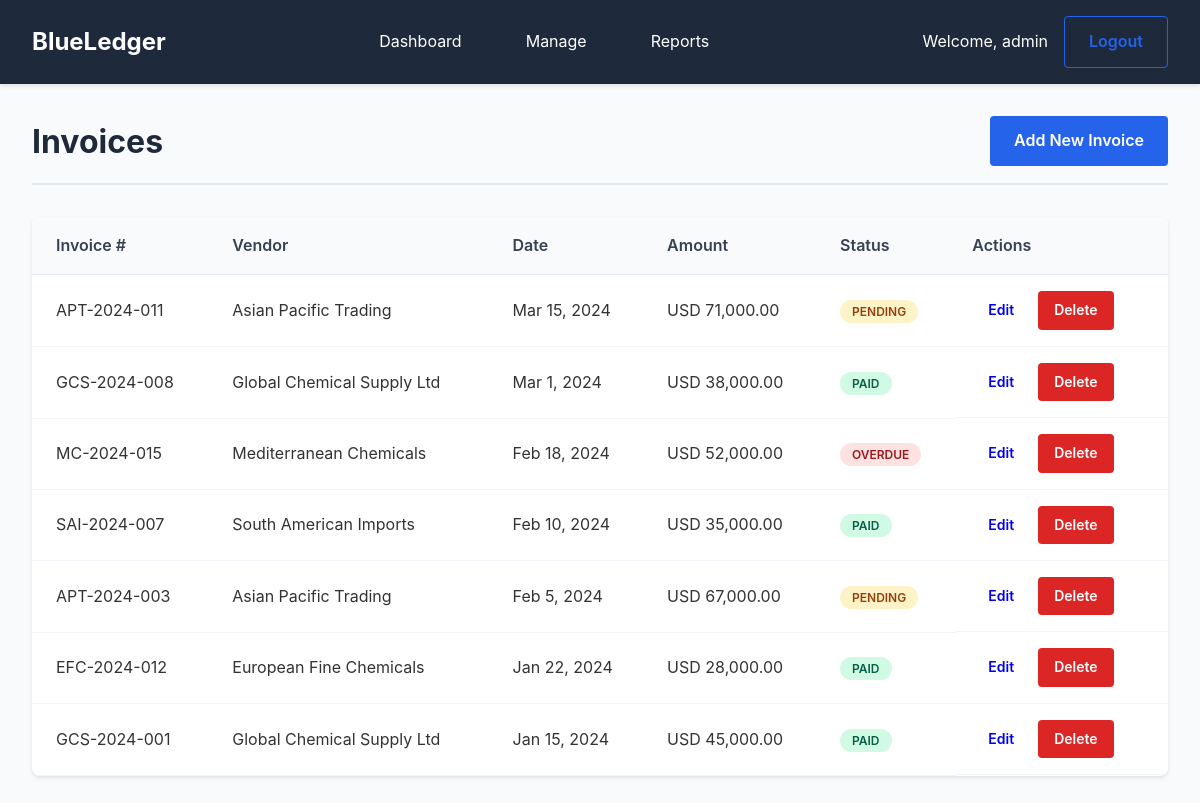
The page /invoices/index.php (signed in) on the database its author committed.
### tables this page shows
CREATE TABLE invoices (
    id INT AUTO_INCREMENT PRIMARY KEY,
    vendor_id INT,
    invoice_number VARCHAR(50) NOT NULL,
    invoice_date DATE NOT NULL,
    total_amount DECIMAL(15,2) NOT NULL,
    currency VARCHAR(3) DEFAULT 'USD',
    status ENUM('pending', 'paid', 'overdue') DEFAULT 'pending',
    notes TEXT,
    created_at TIMESTAMP DEFAULT CURRENT_TIMESTAMP,
    FOREIGN KEY (vendor_id) REFERENCES vendors(id) ON DELETE SET NULL
);

CREATE TABLE vendors (
    id INT AUTO_INCREMENT PRIMARY KEY,
    name VARCHAR(100) NOT NULL,
    contact_person VARCHAR(100),
    email VARCHAR(100),
    phone VARCHAR(20),
    address TEXT,
    country VARCHAR(50),
    created_at TIMESTAMP DEFAULT CURRENT_TIMESTAMP
);

### includes/functions.php (called while the page is built, shortened)
<?php
function formatCurrency($amount, $currency = 'USD') {
    return $currency . ' ' . number_format($amount, 2);
}
function formatDate($date) {
    return date('M j, Y', strtotime($date));
}
function sanitizeOutput($string) {
    return htmlspecialchars($string, ENT_QUOTES, 'UTF-8');
}
?>

### public/invoices/index.php (the view, shortened to what this page needs)
<?php
require_once '../../includes/functions.php';
$db = (new Database())->getConnection();
$stmt = $db->query("
    SELECT i.*, v.name as vendor_name
    FROM invoices i
    LEFT JOIN vendors v ON i.vendor_id = v.id
    ORDER BY i.invoice_date DESC
");
$invoices = $stmt->fetchAll(PDO::FETCH_ASSOC);
?>
<!DOCTYPE html>
<html lang="en">
<head>
    <link href="../assets/css/style.css" rel="stylesheet">
</head>
<body>
    <?php include '../includes/header.php'; ?>
    <div class="container">
        <div class="page-header">
            <h1>Invoices</h1>
            <a href="add.php" class="btn btn-primary">Add New Invoice</a>
        </div>
        <div class="table-container">
            <table class="data-table">
                <thead>
                    <tr>
                        <th>Invoice #</th>
                        <th>Vendor</th>
                        <th>Date</th>
                        <th>Amount</th>
                        <th>Status</th>
                        <th>Actions</th>
                    </tr>
                </thead>
                <tbody>
                    <?php foreach ($invoices as $invoice): ?>
                        <tr>
                            <td><?php echo sanitizeOutput($invoice['invoice_number']); ?></td>
                            <td><?php echo sanitizeOutput($invoice['vendor_name']); ?></td>
                            <td><?php echo formatDate($invoice['invoice_date']); ?></td>
                            <td><?php echo formatCurrency($invoice['total_amount'], $invoice['currency']); ?></td>
                            <td>
                                <span class="status status-<?php echo $invoice['status']; ?>">
                                    <?php echo ucfirst($invoice['status']); ?>
                                </span>
                            </td>
                            <td class="actions">
                                <a href="edit.php?id=<?php echo $invoice['id']; ?>" class="btn btn-sm">Edit</a>
                                <a href="delete.php?id=<?php echo $invoice['id']; ?>" class="btn btn-sm btn-danger" onclick="return confirm('Are you sure?')">Delete</a>
                            </td>
                        </tr>
                    <?php endforeach; ?>
                </tbody>
            </table>
        </div>
    </div>
</body>
</html>

### public/includes/header.php (shortened to what this page needs)
<header class="main-header">
    <nav class="navbar">
        <div class="nav-brand">
            <a href="dashboard.php"><?php echo SITE_NAME; ?></a>
        </div>
        <ul class="nav-menu">
            <li><a href="dashboard.php">Dashboard</a></li>
            <li class="dropdown">
                <a href="#" class="dropdown-toggle">Manage</a>
            </li>
            <li><a href="reports/">Reports</a></li>
        </ul>
        <div class="nav-user">
            <span>Welcome, <?php echo sanitizeOutput($_SESSION['username']); ?></span>
            <a href="logout.php" class="btn btn-outline">Logout</a>
        </div>
    </nav>
</header>

### public/assets/css/style.css (style rules this page uses)
* { margin: 0; padding: 0; box-sizing: border-box; }
body { font-family: -apple-system, BlinkMacSystemFont, 'Segoe UI', system-ui, sans-serif; line-height: 1.6; color: #333; background-color: #f8fafc; }
.main-header { background: #1e293b; color: white; padding: 0; box-shadow: 0 2px 4px rgba(0,0,0,0.1); }
.navbar { display: flex; align-items: center; justify-content: space-between; padding: 1rem 2rem; max-width: 1200px; margin: 0 auto; }
.nav-brand a { color: white; text-decoration: none; font-size: 1.5rem; font-weight: bold; }
.nav-menu { display: flex; list-style: none; gap: 2rem; }
.nav-menu a { color: white; text-decoration: none; padding: 0.5rem 1rem; border-radius: 4px; transition: background-color 0.2s; }
.dropdown { position: relative; }
.nav-user { display: flex; align-items: center; gap: 1rem; }
.container { max-width: 1200px; margin: 2rem auto; padding: 0 2rem; }
.page-header { display: flex; justify-content: space-between; align-items: center; margin-bottom: 2rem; padding-bottom: 1rem; border-bottom: 2px solid #e2e8f0; }
.page-header h1 { color: #1e293b; font-size: 2rem; }
.table-container { background: white; border-radius: 8px; overflow: hidden; box-shadow: 0 2px 4px rgba(0,0,0,0.1); }
.data-table { width: 100%; border-collapse: collapse; }
.data-table th { background: #f8fafc; padding: 1rem; text-align: left; font-weight: 600; color: #374151; border-bottom: 1px solid #e2e8f0; }
.data-table td { padding: 1rem; border-bottom: 1px solid #f1f5f9; }
.actions { display: flex; gap: 0.5rem; }
.btn { display: inline-block; padding: 0.75rem 1.5rem; border: none; border-radius: 4px; text-decoration: none; font-size: 1rem; font-weight: 600; cursor: pointer; transition: all 0.2s; text-align: center; }
.btn-primary { background: #2563eb; color: white; }
.btn-outline { background: transparent; color: #2563eb; border: 1px solid #2563eb; }
.btn-danger { background: #dc2626; color: white; }
.btn-sm { padding: 0.5rem 1rem; font-size: 0.875rem; }
.status { padding: 0.25rem 0.75rem; border-radius: 9999px; font-size: 0.75rem; font-weight: 600; text-transform: uppercase; }
.status-pending { background: #fef3c7; color: #92400e; }
.status-paid { background: #d1fae5; color: #065f46; }
.status-overdue { background: #fee2e2; color: #991b1b; }
.data-table th:first-child, .data-table td:first-child { padding-left: 1.5rem; }
.data-table th:last-child, .data-table td:last-child { padding-right: 1.5rem; }

### rows shown on the page
invoices: invoice_number "APT-2024-011", vendor.name "Asian Pacific Trading", invoice_date "Mar 15, 2024", total_amount+currency "USD 71,000.00", status "PENDING"
invoices: invoice_number "GCS-2024-008", vendor.name "Global Chemical Supply Ltd", invoice_date "Mar 1, 2024", total_amount+currency "USD 38,000.00", status "PAID"
invoices: invoice_number "MC-2024-015", vendor.name "Mediterranean Chemicals", invoice_date "Feb 18, 2024", total_amount+currency "USD 52,000.00", status "OVERDUE"
invoices: invoice_number "SAI-2024-007", vendor.name "South American Imports", invoice_date "Feb 10, 2024", total_amount+currency "USD 35,000.00", status "PAID"
invoices: invoice_number "APT-2024-003", vendor.name "Asian Pacific Trading", invoice_date "Feb 5, 2024", total_amount+currency "USD 67,000.00", status "PENDING"
invoices: invoice_number "EFC-2024-012", vendor.name "European Fine Chemicals", invoice_date "Jan 22, 2024", total_amount+currency "USD 28,000.00", status "PAID"
invoices: invoice_number "GCS-2024-001", vendor.name "Global Chemical Supply Ltd", invoice_date "Jan 15, 2024", total_amount+currency "USD 45,000.00", status "PAID"

### other values the page prints
SITE_NAME "BlueLedger"
sanitizeOutput($_SESSION['username']) "admin"
